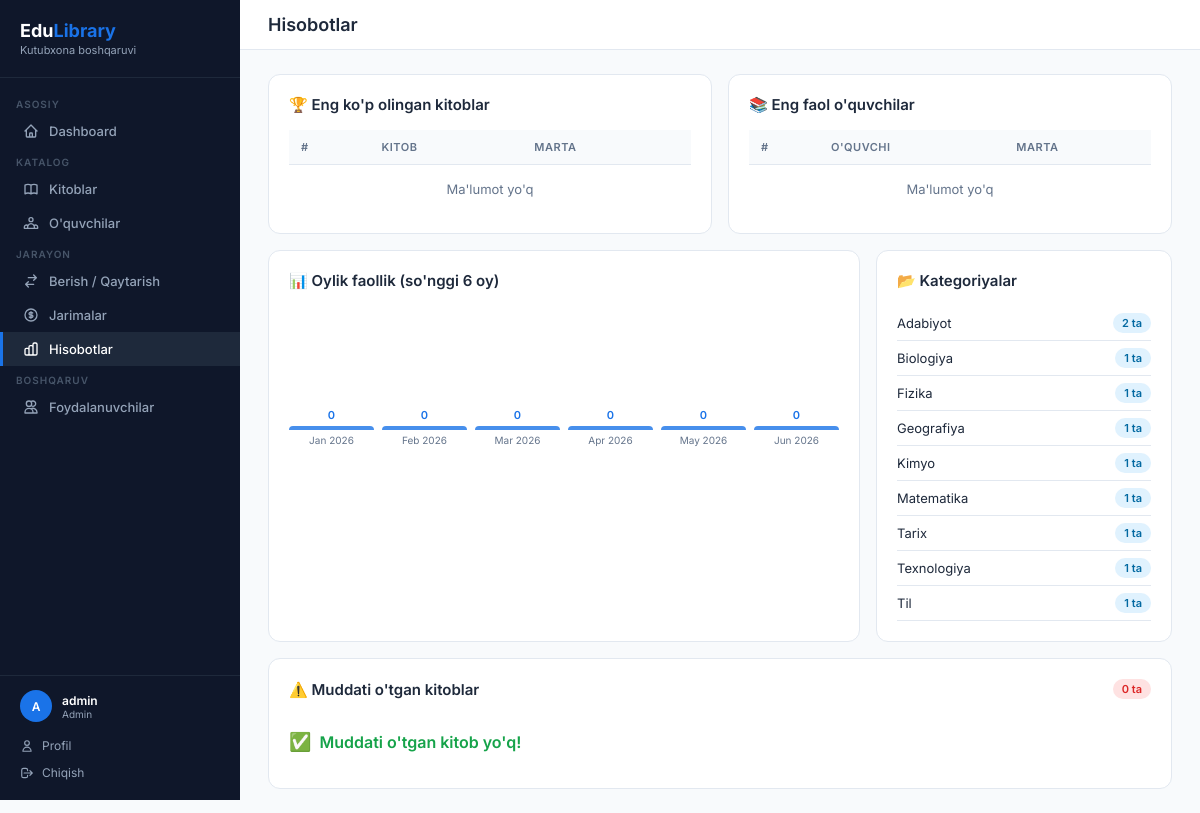
Screenshot of /reports (signed in) with the database file from the repository.
### app.py (models this page shows, shortened)
class User(UserMixin, db.Model):
    id = db.Column(db.Integer, primary_key=True)
    username = db.Column(db.String(80), unique=True, nullable=False)
    password_hash = db.Column(db.String(200), nullable=False)
    role = db.Column(db.String(20), default='librarian')  # admin / librarian
    full_name = db.Column(db.String(150))
    email = db.Column(db.String(120), unique=True)
    phone = db.Column(db.String(20))
    is_active = db.Column(db.Boolean, default=True)
    last_login = db.Column(db.DateTime)
    created_at = db.Column(db.DateTime, default=datetime.utcnow)
    @property
    def display_name(self):
        try:
            return self.full_name or self.username
        except Exception:
            return self.username

class Book(db.Model):
    id = db.Column(db.Integer, primary_key=True)
    title = db.Column(db.String(200), nullable=False)
    author = db.Column(db.String(150), nullable=False)
    isbn = db.Column(db.String(30), unique=True)
    category = db.Column(db.String(80))
    total_copies = db.Column(db.Integer, default=1)
    available_copies = db.Column(db.Integer, default=1)
    description = db.Column(db.Text)
    publisher = db.Column(db.String(150))
    year = db.Column(db.Integer)
    language = db.Column(db.String(50), default="O'zbek")
    shelf_location = db.Column(db.String(50))
    created_at = db.Column(db.DateTime, default=datetime.utcnow)
    borrows = db.relationship('Borrow', backref='book', lazy=True)

### app.py (the view)
@app.route('/reports')
@login_required
def reports():
    top_books = db.session.query(Book, db.func.count(Borrow.id).label('cnt'))\
        .join(Borrow).group_by(Book.id).order_by(db.text('cnt DESC')).limit(10).all()
    top_students = db.session.query(Student, db.func.count(Borrow.id).label('cnt'))\
        .join(Borrow).group_by(Student.id).order_by(db.text('cnt DESC')).limit(10).all()
    overdue_borrows = [b for b in Borrow.query.filter_by(status='borrowed').all() if b.is_overdue]
    monthly = []
    for i in range(5, -1, -1):
        d = date.today().replace(day=1) - timedelta(days=i * 30)
        cnt = Borrow.query.filter(
            db.func.strftime('%Y-%m', Borrow.borrow_date) == d.strftime('%Y-%m')
        ).count()
        monthly.append({'month': d.strftime('%b %Y'), 'count': cnt})
    cat_stats = db.session.query(Book.category, db.func.count(Book.id))\
        .group_by(Book.category).all()
    return render_template('reports.html',
        top_books=top_books,
        top_students=top_students,
        overdue_borrows=overdue_borrows,
        monthly=monthly,
        cat_stats=cat_stats,
    )

### app.py (called while the page is built)
@login_manager.user_loader
def load_user(user_id):
    return db.session.get(User, int(user_id))

### templates/reports.html (shortened to what this page needs)
{% extends 'base.html' %}
{% block page_title %}Hisobotlar{% endblock %}
{% block content %}
<div style="display:grid; grid-template-columns:1fr 1fr; gap:16px; margin-bottom:16px;">
  <div class="card">
    <div class="card-header"><h3>🏆 Eng ko'p olingan kitoblar</h3></div>
    <table>
      <thead><tr><th>#</th><th>Kitob</th><th>Marta</th></tr></thead>
      <tbody>
        {% for book, cnt in top_books %}
        <tr>
          <td style="color:var(--text-muted); font-weight:700;">{{ loop.index }}</td>
          <td>
            <a href="{{ url_for('book_detail', id=book.id) }}" style="color:var(--text); text-decoration:none; font-weight:600;">{{ book.title }}</a>
            <div style="font-size:11px; color:var(--text-muted);">{{ book.author }}</div>
          </td>
          <td><span class="badge badge-info">{{ cnt }} marta</span></td>
        </tr>
        {% else %}
        <tr><td colspan="3" style="text-align:center; color:var(--text-muted); padding:16px;">Ma'lumot yo'q</td></tr>
        {% endfor %}
      </tbody>
    </table>
  </div>
  <div class="card">
    <div class="card-header"><h3>📚 Eng faol o'quvchilar</h3></div>
    <table>
      <thead><tr><th>#</th><th>O'quvchi</th><th>Marta</th></tr></thead>
      <tbody>
        {% for student, cnt in top_students %}
        <tr>
          <td style="color:var(--text-muted); font-weight:700;">{{ loop.index }}</td>
          <td>
            <a href="{{ url_for('student_detail', id=student.id) }}" style="color:var(--text); text-decoration:none; font-weight:600;">{{ student.full_name }}</a>
            <div style="font-size:11px; color:var(--text-muted);">{{ student.grade }}</div>
          </td>
          <td><span class="badge badge-success">{{ cnt }} marta</span></td>
        </tr>
        {% else %}
        <tr><td colspan="3" style="text-align:center; color:var(--text-muted); padding:16px;">Ma'lumot yo'q</td></tr>
        {% endfor %}
      </tbody>
    </table>
  </div>
</div>
<div style="display:grid; grid-template-columns:2fr 1fr; gap:16px; margin-bottom:16px;">
  <div class="card">
    <div class="card-header"><h3>📊 Oylik faollik (so'nggi 6 oy)</h3></div>
    <div style="display:flex; align-items:flex-end; gap:8px; height:140px; padding-top:10px;">
      {% set max_cnt = monthly | map(attribute='count') | max %}
      {% for m in monthly %}
      {% set height = ((m.count / max_cnt * 110) | int) if max_cnt > 0 else 4 %}
      <div style="flex:1; display:flex; flex-direction:column; align-items:center; gap:4px;">
        <span style="font-size:11px; font-weight:600; color:var(--primary);">{{ m.count }}</span>
        <div style="width:100%; height:{{ height }}px; background:var(--primary); border-radius:4px 4px 0 0; min-height:4px; opacity:0.8;"></div>
        <span style="font-size:10px; color:var(--text-muted); text-align:center;">{{ m.month }}</span>
      </div>
      {% endfor %}
    </div>
  </div>
  <div class="card">
    <div class="card-header"><h3>📂 Kategoriyalar</h3></div>
    {% for cat, cnt in cat_stats %}
    <div style="display:flex; align-items:center; justify-content:space-between; padding:7px 0; border-bottom:1px solid var(--border);">
      <span style="font-size:13px;">{{ cat or 'Boshqa' }}</span>
      <span class="badge badge-info">{{ cnt }} ta</span>
    </div>
    {% endfor %}
  </div>
</div>
<div class="card">
  <div class="card-header">
    <h3>⚠️ Muddati o'tgan kitoblar</h3>
    <span class="badge badge-danger">{{ overdue_borrows|length }} ta</span>
  </div>
  {% if overdue_borrows %}
  <div class="table-wrap">
    <table>
      <thead>
        <tr><th>#</th><th>O'quvchi</th><th>Kitob</th><th>Berilgan</th><th>Muddat</th><th>Kechikish</th><th>Jarima</th><th>Amal</th></tr>
      </thead>
      <tbody>
        {% for b in overdue_borrows %}
        <tr style="background:#fff5f5;">
          <td style="color:var(--text-muted);">{{ loop.index }}</td>
          <td>
            <a href="{{ url_for('student_detail', id=b.student.id) }}" style="color:var(--text); font-weight:600; text-decoration:none;">{{ b.student.full_name }}</a>
            <div style="font-size:11px; color:var(--text-muted);">{{ b.student.grade }}</div>
          </td>
          <td><a href="{{ url_for('book_detail', id=b.book.id) }}" style="color:var(--text); text-decoration:none;">{{ b.book.title }}</a></td>
          <td style="font-size:12px; color:var(--text-muted);">{{ b.borrow_date }}</td>
          <td style="color:#dc2626; font-weight:700;">{{ b.due_date }}</td>
          <td><span class="badge badge-danger">{{ b.days_overdue }} kun</span></td>
          <td style="font-weight:600; color:#dc2626;">{{ '{:,.0f}'.format(b.fine_amount) }} so'm</td>
          <td>
            <form method="POST" action="{{ url_for('return_book', id=b.id) }}" style="display:inline;" onsubmit="return confirm('Kitob qaytarilsinmi?')">
              <button class="btn btn-success btn-sm" type="submit">Qaytarish</button>
            </form>
          </td>
        </tr>
        {% endfor %}
      </tbody>
    </table>
  </div>
  {% else %}
  <div style="padding:16px 0; color:#16a34a; font-weight:600; display:flex; align-items:center; gap:8px;">
    <span style="font-size:18px;">✅</span> Muddati o'tgan kitob yo'q!
  </div>
  {% endif %}
</div>
{% endblock %}

### templates/base.html (shortened to what this page needs)
<!DOCTYPE html>
<html lang="uz">
<head>
</head>
<body>
{% if current_user.is_authenticated %}
<aside class="sidebar">
  <div class="sidebar-logo">
    <h2>Edu<span>Library</span></h2>
    <p>Kutubxona boshqaruvi</p>
  </div>
  <nav>
    <div class="nav-section">Asosiy</div>
    <a href="{{ url_for('dashboard') }}" class="nav-item {% if request.endpoint == 'dashboard' %}active{% endif %}">
      <svg fill="none" viewBox="0 0 24 24" stroke="currentColor"><path stroke-linecap="round" stroke-linejoin="round" stroke-width="2" d="M3 12l2-2m0 0l7-7 7 7M5 10v10a1 1 0 001 1h3m10-11l2 2m-2-2v10a1 1 0 01-1 1h-3m-6 0a1 1 0 001-1v-4a1 1 0 011-1h2a1 1 0 011 1v4a1 1 0 001 1m-6 0h6"/></svg>
      Dashboard
    </a>
    <div class="nav-section">Katalog</div>
    <a href="{{ url_for('books') }}" class="nav-item {% if 'book' in request.endpoint %}active{% endif %}">
      Kitoblar
    </a>
    <a href="{{ url_for('students') }}" class="nav-item {% if 'student' in request.endpoint %}active{% endif %}">
      O'quvchilar
    </a>
    <div class="nav-section">Jarayon</div>
    <a href="{{ url_for('borrows') }}" class="nav-item {% if 'borrow' in request.endpoint %}active{% endif %}">
      <svg fill="none" viewBox="0 0 24 24" stroke="currentColor"><path stroke-linecap="round" stroke-linejoin="round" stroke-width="2" d="M8 7h12m0 0l-4-4m4 4l-4 4m0 6H4m0 0l4 4m-4-4l4-4"/></svg>
      Berish / Qaytarish
    </a>
    <a href="{{ url_for('fines') }}" class="nav-item {% if 'fine' in request.endpoint %}active{% endif %}">
      <svg fill="none" viewBox="0 0 24 24" stroke="currentColor"><path stroke-linecap="round" stroke-linejoin="round" stroke-width="2" d="M12 8c-1.657 0-3 .895-3 2s1.343 2 3 2 3 .895 3 2-1.343 2-3 2m0-8c1.11 0 2.08.402 2.599 1M12 8V7m0 1v8m0 0v1m0-1c-1.11 0-2.08-.402-2.599-1M21 12a9 9 0 11-18 0 9 9 0 0118 0z"/></svg>
      Jarimalar
    </a>
    <a href="{{ url_for('reports') }}" class="nav-item {% if request.endpoint == 'reports' %}active{% endif %}">
      Hisobotlar
    </a>
    {% if current_user.role == 'admin' %}
    <div class="nav-section">Boshqaruv</div>
    <a href="{{ url_for('users') }}" class="nav-item {% if 'user' in request.endpoint and request.endpoint != 'profile' %}active{% endif %}">
      <svg fill="none" viewBox="0 0 24 24" stroke="currentColor"><path stroke-linecap="round" stroke-linejoin="round" stroke-width="2" d="M12 4.354a4 4 0 110 5.292M15 21H3v-1a6 6 0 0112 0v1zm0 0h6v-1a6 6 0 00-9-5.197M13 7a4 4 0 11-8 0 4 4 0 018 0z"/></svg>
      Foydalanuvchilar
    </a>
    {% endif %}
  </nav>
  <div class="sidebar-footer">
    <div class="sidebar-user">
      <div class="avatar-sm">{{ current_user.username[0].upper() }}</div>
      <div class="info">
        <div class="name">{{ current_user.display_name }}</div>
        <div class="role">{{ 'Admin' if current_user.role == 'admin' else 'Kutubxonachi' }}</div>
      </div>
    </div>
    <a href="{{ url_for('profile') }}">
      <svg width="14" height="14" fill="none" viewBox="0 0 24 24" stroke="currentColor"><path stroke-linecap="round" stroke-linejoin="round" stroke-width="2" d="M16 7a4 4 0 11-8 0 4 4 0 018 0zM12 14a7 7 0 00-7 7h14a7 7 0 00-7-7z"/></svg>
      Profil
    </a>
    <a href="{{ url_for('logout') }}">
      <svg width="14" height="14" fill="none" viewBox="0 0 24 24" stroke="currentColor"><path stroke-linecap="round" stroke-linejoin="round" stroke-width="2" d="M17 16l4-4m0 0l-4-4m4 4H7m6 4v1a3 3 0 01-3 3H6a3 3 0 01-3-3V7a3 3 0 013-3h4a3 3 0 013 3v1"/></svg>
      Chiqish
    </a>
  </div>
</aside>
<div class="main">
  <div class="topbar">
    <h1>{% block page_title %}{% endblock %}</h1>
  </div>
  <div class="content">
    {% block content %}{% endblock %}
  </div>
</div>
{% else %}
{% block auth_content %}{% endblock %}
{% endif %}
</body>
</html>

### templates/base.html (style rules this page uses)
:root { --primary: #1a73e8; --primary-dark: #1557b0; --sidebar-bg: #0f172a; --sidebar-text: #94a3b8; --sidebar-active: #1a73e8; --success: #16a34a; --danger: #dc2626; --warning: #d97706; --info: #0891b2; --bg: #f8fafc; --card: #ffffff; --border: #e2e8f0; --text: #1e293b; --text-muted: #64748b; }
* { margin: 0; padding: 0; box-sizing: border-box; }
body { font-family: 'Inter', sans-serif; background: var(--bg); color: var(--text); display: flex; min-height: 100vh; }
.sidebar { width: 240px; background: var(--sidebar-bg); min-height: 100vh; position: fixed; top: 0; left: 0; z-index: 100; display: flex; flex-direction: column; overflow-y: auto; }
.sidebar-logo { padding: 20px; border-bottom: 1px solid #1e293b; }
.sidebar-logo h2 { color: #fff; font-size: 18px; font-weight: 700; }
.sidebar-logo span { color: var(--primary); }
.sidebar-logo p { color: var(--sidebar-text); font-size: 11px; margin-top: 2px; }
.sidebar nav { flex: 1; padding: 12px 0; }
.nav-section { padding: 8px 16px 4px; font-size: 10px; font-weight: 600; color: #475569; letter-spacing: 1px; text-transform: uppercase; }
.nav-item { display: flex; align-items: center; gap: 10px; padding: 9px 20px; color: var(--sidebar-text); text-decoration: none; font-size: 13px; font-weight: 500; transition: all .2s; border-left: 3px solid transparent; }
.nav-item.active { color: #fff; background: #1e293b; border-left-color: var(--primary); }
.nav-item svg { width: 16px; height: 16px; flex-shrink: 0; }
.sidebar-footer { padding: 14px 20px; border-top: 1px solid #1e293b; }
.sidebar-user { display: flex; align-items: center; gap: 10px; margin-bottom: 10px; }
.sidebar-user .avatar-sm { width: 32px; height: 32px; border-radius: 50%; background: var(--primary); color: #fff; display: flex; align-items: center; justify-content: center; font-size: 12px; font-weight: 600; flex-shrink: 0; }
.sidebar-user .info { flex: 1; min-width: 0; }
.sidebar-user .info .name { color: #fff; font-size: 12px; font-weight: 600; white-space: nowrap; overflow: hidden; text-overflow: ellipsis; }
.sidebar-user .info .role { color: var(--sidebar-text); font-size: 10px; }
.sidebar-footer a { display: flex; align-items: center; gap: 8px; color: var(--sidebar-text); text-decoration: none; font-size: 12px; padding: 6px 0; }
.main { margin-left: 240px; flex: 1; display: flex; flex-direction: column; min-height: 100vh; }
.topbar { background: var(--card); border-bottom: 1px solid var(--border); padding: 14px 28px; display: flex; align-items: center; justify-content: space-between; }
.topbar h1 { font-size: 18px; font-weight: 600; }
.content { padding: 24px 28px; flex: 1; }
.card { background: var(--card); border: 1px solid var(--border); border-radius: 12px; padding: 20px; }
.card-header { display: flex; align-items: center; justify-content: space-between; margin-bottom: 16px; }
.card-header h3 { font-size: 15px; font-weight: 600; }
table { width: 100%; border-collapse: collapse; font-size: 13px; }
thead th { background: var(--bg); padding: 10px 12px; text-align: left; font-size: 11px; font-weight: 600; color: var(--text-muted); text-transform: uppercase; letter-spacing: .5px; border-bottom: 1px solid var(--border); }
tbody td { padding: 11px 12px; border-bottom: 1px solid var(--border); vertical-align: middle; }
tbody tr:last-child td { border-bottom: none; }
.badge { display: inline-block; padding: 3px 9px; border-radius: 20px; font-size: 11px; font-weight: 600; }
.badge-danger { background: #fee2e2; color: #dc2626; }
.badge-info { background: #e0f2fe; color: #0369a1; }

### rows the page displays
User: username "A", display_name "admin", role "Admin", is_active True (drawn)
Book: category "Biologiya", cnt "1"
Book: category "Fizika", cnt "1"
Book: category "Geografiya", cnt "1"
Book: category "Kimyo", cnt "1"
Book: category "Matematika", cnt "1"
Book: category "Tarix", cnt "1"
Book: category "Texnologiya", cnt "1"
Book: category "Til", cnt "1"

### other values shown
{{ m.count }} "0" "0" "0" "0" "0" "0"
{{ m.month }} "Jan 2026" "Feb 2026" "Mar 2026" "Apr 2026" "May 2026" "Jun 2026"
{{ cat or 'Boshqa' }} "Adabiyot"
{{ cnt }} "2"
{{ overdue_borrows|length }} "0"
